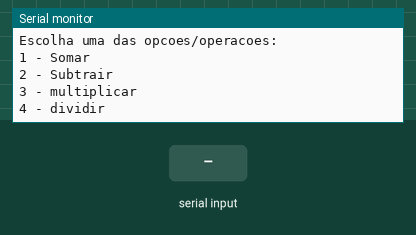
Simulated run of this sketch. Board: Arduino Mega 2560, built with avr-gcc and run on an emulated ATmega2560. On the bench: the last lines printed to the serial monitor. The inputs (shaded band) are chosen by the test bench.

Above: at 0.9 s.
1.0 s: "s" received over Serial
At 2.6 s:
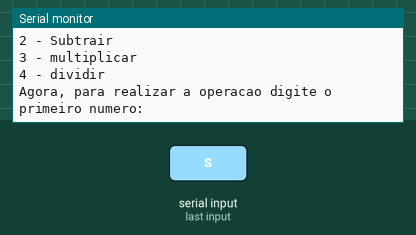
3.5 s: "90,45,200\n" received over Serial
At 5.9 s:
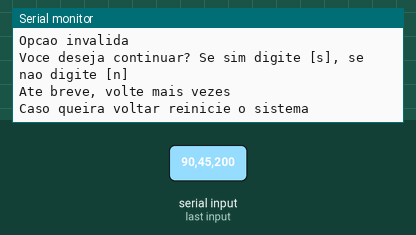

Measured:
- after the input at 1.0 s, the serial monitor: prints a new line after 1.0 s (image 1)
- after the input at 3.5 s, the serial monitor: prints a new line at once (image 2)

The sketch:

Calculadora_com_menu.ino
```cpp
// C++ code
//Variáveis

float numero1 = 0;
float numero2 =0;
float soma;
float subtracao;
float divisao;
float multiplicacao;
int escolhaDaOperacao;
int contador = 0;
void setup()
{
  Serial.begin(9600);


    do{
    Serial.println("Bem vindo(a) a Calculadora mega inteligente :P!!!");
    Serial.println("Escolha uma das opcoes/operacoes:");
    Serial.println("1 - Somar");
    Serial.println("2 - Subtrair");
    Serial.println("3 - multiplicar");
    Serial.println("4 - dividir");
    while(!Serial.available()){}//Espera o usuário digitar

    escolhaDaOperacao = Serial.parseInt(); // Armazena o que o usuário digitou na variável

    Serial.println("Agora, para realizar a operacao digite o primeiro numero:");
    while(!Serial.available()){}//Espera o usuário digitar
    numero1 = Serial.parseFloat();


    Serial.println("Agora, para realizar a operacao digite o segundo numero:");
    while(!Serial.available()){}//Espera o usuário digitar
    numero2 = Serial.parseFloat();

    if (escolhaDaOperacao == 1){

    }

            switch(escolhaDaOperacao) {
            case 1:
               soma = numero1 + numero2;
        Serial.println("WOW!!! O resultado foi: " + String(soma));

              break;

              case 2:
                 subtracao = numero1 - numero2;
        Serial.println("WOW!!! O resultado foi: " + String(subtracao));

                break;


              case 3:
                 multiplicacao = numero1 * numero2;
        Serial.println("WOW!!! O resultado foi: " + String(multiplicacao));

                break;


              case 4:
                 divisao = numero1 / numero2;
        Serial.println("WOW!!! O resultado foi: " + String(divisao));

                break;

             default:
                Serial.println("Opcao invalida");

        }

    Serial.println("Voce deseja continuar? Se sim digite [s], se nao digite [n]");
    while(! Serial.available()){} //Espera usuario digitar

    if(Serial.readString() =="s") {
        contador ++;
    }
    else{
    contador == 0;
    Serial.println("Ate breve, volte mais vezes");
    Serial.println("Caso queira voltar reinicie o sistema");
    }

    }
    while(contador != 0);
    }

      void loop()
      {

      }
  
```
